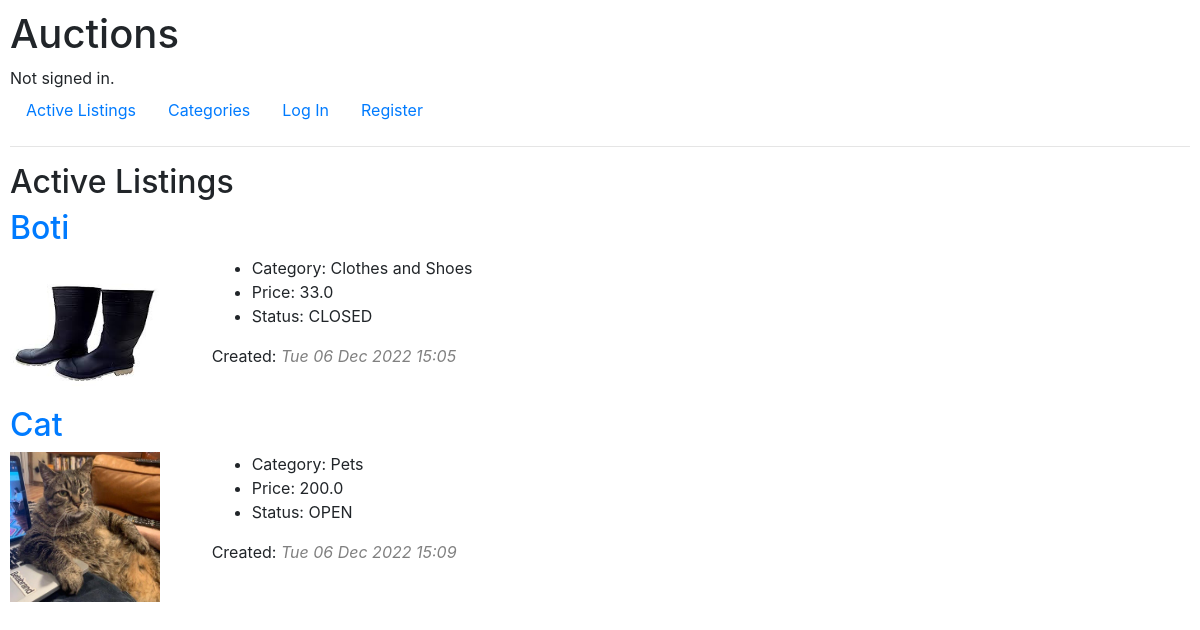
The page / on the database its author committed.
### auctions/models.py (models this page shows, shortened)
class Listing(models.Model):
    owner = models.ForeignKey(User, on_delete=models.CASCADE, related_name="listings")
    title = models.CharField(max_length=50)
    category = models.ForeignKey(Category, on_delete=models.CASCADE, related_name="listings")
    description = models.CharField(max_length=200)
    image = models.CharField(max_length=50)
    price = models.FloatField(default=0.0)
    open_forbid = models.BooleanField(default=True)
    date = models.DateTimeField(default=timezone.now)

class Category(models.Model):
    name = models.CharField(max_length=50)

### auctions/views.py (the view)
# urls.py: path("", views.index, name="index"),
def index(request):
    active_listing = Listing.objects.all()
    return render(request, "auctions/index.html",{
        "listings": active_listing
    })

### auctions/templates/auctions/index.html
{% extends "auctions/layout.html" %}
{% block body %}
    <h2>Active Listings</h2>
    {% for listing in listings  %}
        <div class="row">
            <h2 class="col-12"><a href="{% url 'listing_page' listing.id listing.open_forbid %}">{{listing.title}}</a></h2>
            <div class="col-md-2">
                <img src={{listing.image }} alt="image" height="150" width="150">
            </div>
            <div class="col-md-3">
                <ul>
                    <li>Category: {{listing.category.name}}</li>
                    <li>Price: {{listing.price}}</li>
                    {% if listing.open_forbid %}
                        <li>Status: OPEN</li>
                    {% else %}
                        <li>Status: CLOSED</li>
                    {% endif %}
                </ul>
                <p>Created: <span style="color: gray; font-style: italic;">
                                {{listing.date|date:"D d M Y" }} {{listing.date|time:"H:i"}}
                            </span>
                </p>
            </div>
        </div>
    {% empty %}
        <div>No Listing</div>
    {% endfor %}
{% endblock %}

### auctions/static/auctions/styles.css (style rules this page uses)
body { padding: 10px; }

### rows shown on the page
Listing: title "Boti", image (picture), category.name "Clothes and Shoes", price "33.0", open_forbid "Status: CLOSED", date "Tue 06 Dec 2022", date "15:05"
Listing: title "Cat", image (picture), category.name "Pets", price "200.0", open_forbid "Status: OPEN", date "Tue 06 Dec 2022", date "15:09"
